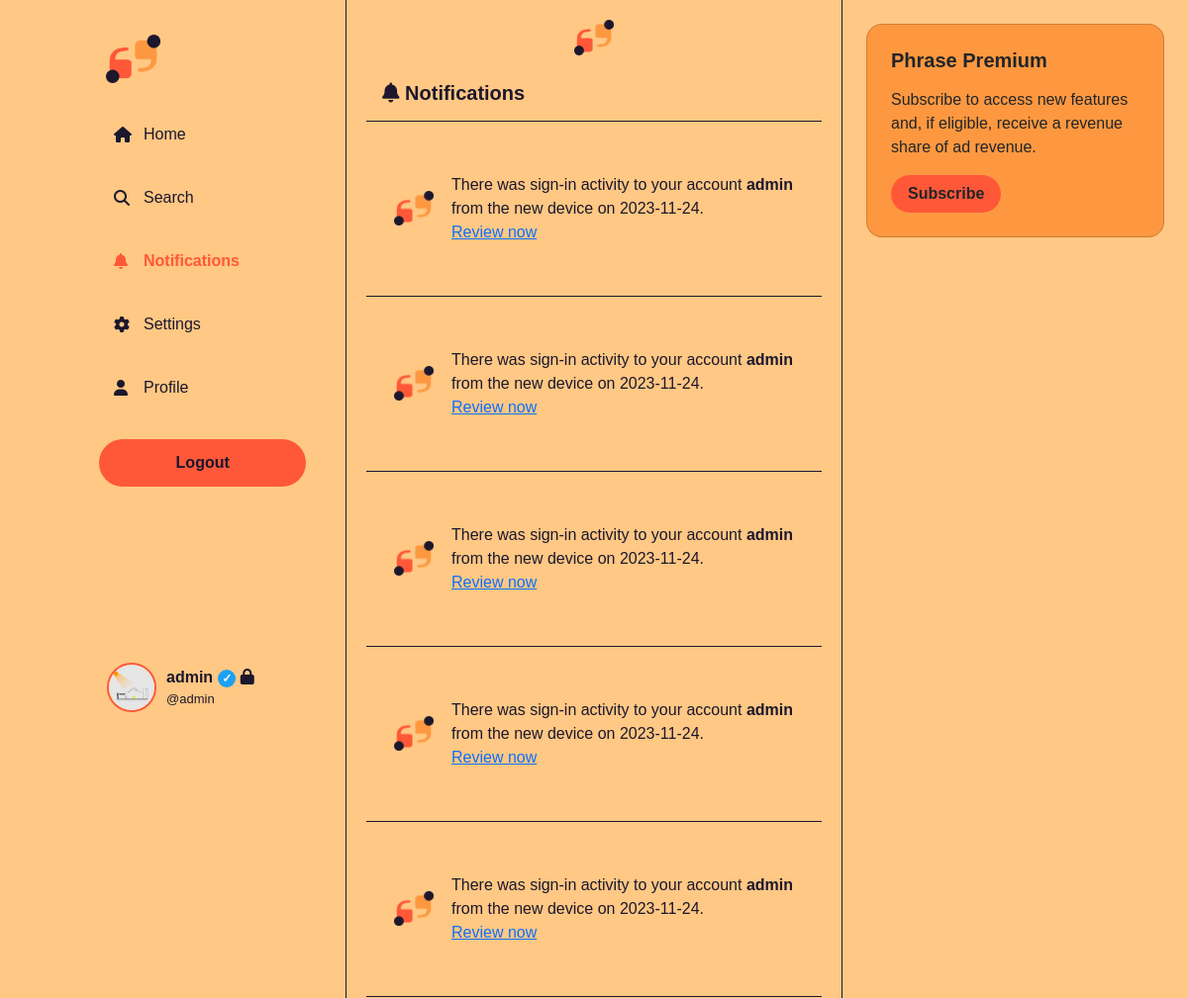
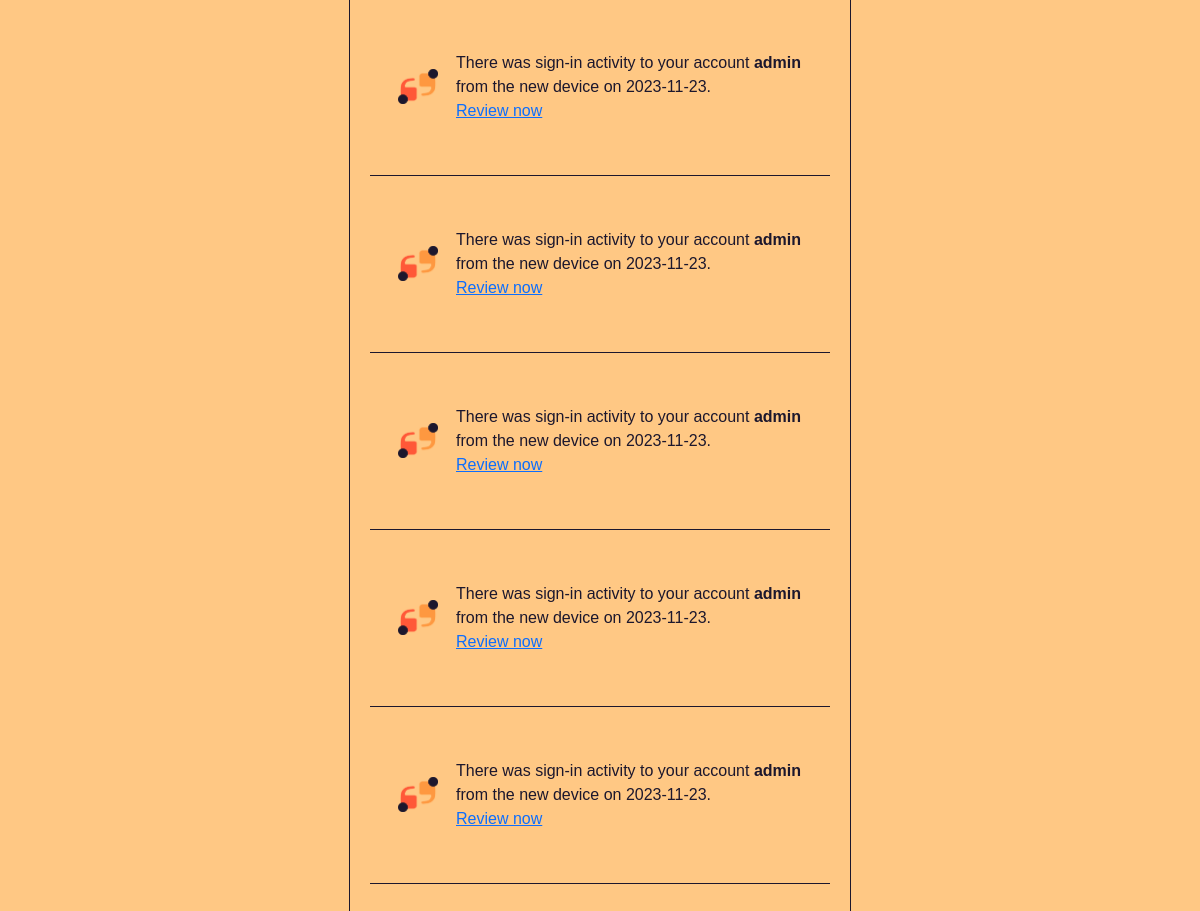
/home/notification.php (signed in), run on the app's committed database (2 pictures, top to bottom).
### tables this page shows
CREATE TABLE `users` (
  `id_user` int(11) NOT NULL,
  `username` varchar(20) NOT NULL,
  `email` varchar(20) NOT NULL,
  `password` varchar(20) NOT NULL,
  `image` text NOT NULL
);

CREATE TABLE `profile` (
  `id_profile` int(11) NOT NULL,
  `username` varchar(20) NOT NULL,
  `following` varchar(20) NOT NULL,
  `follower` varchar(20) NOT NULL,
  `likes` varchar(20) NOT NULL,
  `status` enum('Verified','Non Verified') NOT NULL,
  `tipe_akun` enum('Public','Private') NOT NULL
);

CREATE TABLE `notification` (
  `id_notification` int(11) NOT NULL,
  `username` varchar(20) NOT NULL,
  `notif_konten` varchar(50) NOT NULL,
  `notification_date` date NOT NULL
);

### function/func_display_notif.php (the view, shortened to what this page needs)
<?php
include '../config/koneksi.php';
if (isset($_SESSION['username'])) {
    $username = $_SESSION['username'];
    $selectQuery = "SELECT * FROM notification WHERE username = '$username' ORDER BY notification_date DESC LIMIT 10";
    $result = mysqli_query($con, $selectQuery);
    if ($result) {
        while ($row = mysqli_fetch_assoc($result)) {
            echo '<div class="container mt-3" style="border-bottom: 1px solid #1c172d;">';
            echo '<div class="row">';
            echo '<div class="col-12">';
            echo '<div class="profile-contain">';
            echo '<img class="logo-notif mb-3" src="../img/logo.png" alt="Profile Picture">';
            echo '<div>';
            echo '<div class="profile-contain" style="text-align: start;">';
            echo '<p>There was sign-in activity to your account <b>' . $row['username'] . '</b> from the new device on ' . $row['notification_date'] . '.<br><a href="#">Review now</a></p>';
            echo '</div>';
            echo '</div>';
            echo '</div>';
            echo '</div>';
            echo '</div>';
            echo '</div>';
        }
    } else {
        echo 'Error retrieving notifications: ' . mysqli_error($con);
    }
} else {
    header("Location: func_login.php");
    exit();
}
?>

### home/notification.php (shortened to what this page needs)
<?php include '../function/func_kunci.php'; ?>
<!DOCTYPE html>
<html lang="en">
<head>
    <link rel="stylesheet" href="https://cdn.jsdelivr.net/npm/bootstrap@5.3.0/dist/css/bootstrap.min.css">
    <link rel="stylesheet" href="https://cdnjs.cloudflare.com/ajax/libs/font-awesome/6.1.0/css/all.min.css">
</head>
<body>
    <nav class="side-navbar">
        <div class="logo">
            <img src="../img/logo.png" alt="Twitter Logo">
        </div>
        <ul class="nav-links">
            <li class="nav-link" onclick="navigateTo('index.php')">
                <i class="fas fa-home"></i> Home
            </li>
            <li class="nav-link" onclick="navigateTo('search.php')">
                <i class="fas fa-search"></i> Search
            </li>
            <li class="nav-link active" onclick="navigateTo('#')">
                <i class="fas fa-bell"></i> Notifications
            </li>
            <li class="nav-link" onclick="navigateTo('settings.php')">
                <i class="fas fa-gear"></i> Settings
            </li>
            <li class="nav-link" onclick="navigateTo('profile.php')">
                <i class="fas fa-user"></i> Profile
            </li>
        </ul>
        <form method="post" action="../function/func_logout.php">
            <button class="tweet-button" type="submit" name="logout_button">Logout</button>
        </form>
        <div class="profile-container mb-3">
        <?php
            include '../config/koneksi.php';
            if(isset($_SESSION['username'])) {
                $username = $_SESSION['username'];
                $sql = "SELECT image FROM users WHERE username = '$username'";
                $result = $con->query($sql);
                if ($result->num_rows > 0) {
                    $row = $result->fetch_assoc();
                    $nama_file = $row["image"];
                    $lokasi_file = "../img/" . $nama_file;
                    if (file_exists($lokasi_file)) {
                        echo '<img class="profile-picture" src="../img/' . $nama_file . '" alt="Profile Picture">';
                    } else {
                        echo "File tidak ditemukan.";
                    }
                } else {
                    echo "Tidak ada data pengguna ditemukan.";
                }
            } else {
                echo "Sesi username tidak ditemukan.";
            }
            ?>
            <div>
                <div class="profile-username"><?php echo $username; ?><?php
                include '../config/koneksi.php';
                $username = $_SESSION['username'];
                $sql = "SELECT status, tipe_akun FROM profile WHERE username = '$username'";
                $result = $con->query($sql);
                if ($result) {
                    while ($row = $result->fetch_assoc()) {
                        if ($row["status"] === "Verified") {
                            echo '<span class="verified-badge">✓</span>';
                        } elseif ($row["status"] === "Non Verified") {
                        } else {
                            var_dump($row["status"]);
                        }
                        if ($row["tipe_akun"] === "Private") {
                            echo ' <i class="fa-solid fa-lock"></i>';
                        }
                    }
                } else {
                    echo "Error: " . $sql . "<br>" . $con->error;
                }
                ?></div>
                <div class="profile-handle">@<?php echo $username; ?></div>
            </div>
        </div>
    </nav>
    <div class="side-right">
        <div class="row mb-2">
            <div class="col-12">
                <div class="card m-1 rounded-4 text-start text-dark p-2" style="background-color: #fe9840;">
                    <div class="card-body">
                      <h5 class="card-title fw-bold mb-3">Phrase Premium</h5>
                      <p class="card-text fw-normal">Subscribe to access new features and, if eligible, receive a revenue share of ad revenue.</p>
                      <a href="#" class="btn rounded-5 fw-bold ps-3 pe-3" style="background-color: #ff5838;" data-toggle="modal" data-target="#customModal">Subscribe</a>
                    </div>
                  </div>
            </div>
        </div>
    </div>
    <div class="main-content">
        <div class="container">
            <div class="row justify-content-center mb-2">
                <div class="col-md-12">
                    <img src="../img/logo.png" alt="Twitter Logo" style="max-width: 40px; position: sticky; top: 0;">
                </div>
            </div>
        </div>
        <div class="profile-main">
            <h5 class="fw-bold text-center m-2"><i class="fas fa-bell"></i> Notifications</h5>
        </div>
        <?php include '../function/func_display_notif.php'?>
    </div>
    <div class="bottom-navbar">
        <a href="index.php" class="nav-item"><i class="fas fa-home"></i></a>
        <a href="search.php" class="nav-item"><i class="fas fa-search"></i></a>
        <a href="#" class="nav-item active"><i class="fas fa-bell"></i></a>
        <a href="settings.php" class="nav-item"><i class="fas fa-gear"></i></a>
        <a href="profile.php" class="nav-item"><i class="fas fa-user"></i></a>
    </div>
</body>
</html>

### home/notification.php (style rules this page uses)
* { margin: 0; padding: 0; box-sizing: border-box; }
html, body { margin: 0; padding: 0; font-family: Arial, sans-serif; background-color: #ffc884; }
.logo { padding: 15px; text-align: center; }
.logo img { width: 55px; margin-right: 80px; }
.side-navbar { background-color: #ffc884; width: 350px; height: 100%; position: fixed; top: 0; left: 0; border-right: 1px solid #1c172d; padding-top: 20px; }
.nav-links { list-style: none; padding: 0; margin: 0; margin-left: 100px; }
.nav-link { cursor: pointer; display: flex; align-items: center; text-decoration: none; color: #1c172d; padding: 15px; margin: 10px 0; border-radius: 30px; }
.active { font-weight: bold; color: #ff5838; cursor: not-allowed; }
.nav-link i { margin-right: 10px; width: 20px; }
.tweet-button { background-color: #ff5838; color: #1c172d; border: none; padding: 12px 20px; margin: 15px 15px 10px 100px; width: 60%; border-radius: 30px; cursor: pointer; font-weight: bold; }
.profile-main { display: flex; align-items: center; margin: 10px auto 5px 0; padding: 8px; position: sticky; top: 0; background-color: #ffc884; z-index: 1000; border-bottom: 1px solid #1c172d; background: rgba(255, 200, 132, 0.9); transition: background-color 0.3s ease; }
.profile-container { display: flex; align-items: center; margin: 160px auto 20px 100px; padding: 8px; position: relative; }
.profile-contain { display: flex; align-items: center; margin: 10px auto 10px auto; padding: 8px; }
.logo-notif { max-width: 40px; margin: 0 10px 0 8px; cursor: pointer; }
.profile-picture { width: 50px; height: 50px; border: 2px solid #ff5838; border-radius: 50%; }
.profile-username { margin-left: 10px; font-weight: bold; color: #1c172d; cursor: pointer; }
.profile-handle { margin-left: 10px; font-weight: normal; font-size: 13px; color: #1c172d; }
.side-right { background-color: #ffc884; width: 350px; height: 100%; position: fixed; top: 0; right: 0; color: #1c172d; border-left: 1px solid #1c172d; padding: 20px; text-align: center; overflow: auto; }
.main-content { padding: 20px; margin-left: 350px; margin-right: 350px; text-align: center; height: 100%; color: #1c172d; }
.verified-badge { background-color: #1da1f2; color: #fff; font-size: 12px; padding: 2px 4px; border-radius: 50%; margin-left: 5px; }

### data on the page
users: image (picture)
profile: tipe_akun "Private" (drawn)
notification: username "admin", notification_date "2023-11-24"
notification: username "admin", notification_date "2023-11-24"
notification: username "admin", notification_date "2023-11-24"
notification: username "admin", notification_date "2023-11-24"
notification: username "admin", notification_date "2023-11-24"
notification: username "admin", notification_date "2023-11-23"
notification: username "admin", notification_date "2023-11-23"
notification: username "admin", notification_date "2023-11-23"
notification: username "admin", notification_date "2023-11-23"
notification: username "admin", notification_date "2023-11-23"

### other printed values
$username "admin"
